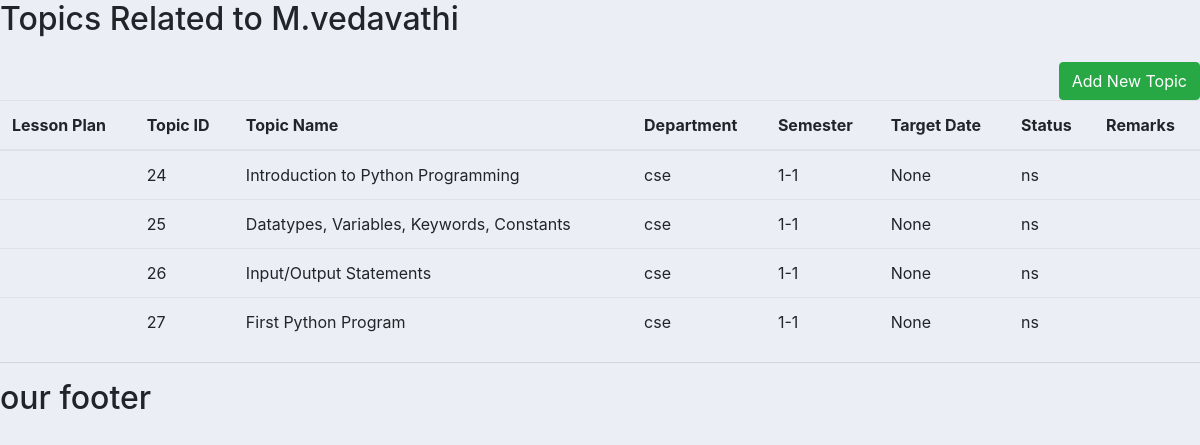
The page /report/topic-faculty-view/veda12m@gmail.com/ on the database its author committed.
### report/models.py (models this page shows, shortened)
class UserModel(models.Model):
    uname=models.CharField(default='xyz',max_length=100)
    email = models.EmailField(primary_key=True)
    password = models.CharField(max_length=25)
    user_type = models.CharField(max_length=20, choices=[
        ('admin', 'Admin'), ('faculty', 'Faculty')
    ])
    contact = models.CharField(max_length=20)
    dept = models.CharField(max_length=20, choices=[
        ('civil', 'Civil'), ('mech', 'Mechanical'), ('eee', 'EEE'),
        ('ece', 'ECE'), ('cse', 'CSE'), ('ai_ds', 'AI&DS'),
        ('ds', 'DS'), ('crt', 'CRT'), ('hns', 'H&S')
    ])

class LessonPlan(models.Model):
    id = models.AutoField(primary_key=True)
    name = models.CharField(max_length=255)
    faculty = models.ForeignKey(UserModel, related_name='courses',on_delete=models.DO_NOTHING,null=True,blank=True)
    dept = models.CharField(max_length=20, choices=[
        ('civil', 'Civil'), ('mech', 'Mechanical'), ('eee', 'EEE'),
        ('ece', 'ECE'), ('cse', 'CSE'), ('ai_ds', 'AI&DS'),
        ('ds', 'DS'), ('crt', 'CRT'), ('hns', 'H&S')
    ])
    sem = models.CharField(max_length=20, choices=[
        ('1-1', 'I-I'), ('1-2', 'I-II'), ('2-1', 'II-I'),
        ('2-2', 'II-II'), ('3-1', 'III-I'), ('3-2', 'III-II'),
        ('4-1', 'IV-I'), ('4-2', 'IV-II')
    ])
    topic_ids = models.ManyToManyField(Topic, related_name='courses')

class Topic(models.Model):
    topic_id = models.AutoField(primary_key=True)
    topic_name = models.CharField(max_length=100)
    faculty = models.ForeignKey(UserModel,on_delete=models.DO_NOTHING,null=True,blank=True)
    dept = models.CharField(max_length=20, choices=[
        ('civil', 'Civil'), ('mech', 'Mechanical'), ('eee', 'EEE'),
        ('ece', 'ECE'), ('cse', 'CSE'), ('ai_ds', 'AI&DS'),
        ('ds', 'DS'), ('crt', 'CRT'), ('hns', 'H&S')
    ])
    sem = models.CharField(max_length=20, choices=[
        ('1-1', 'I-I'), ('1-2', 'I-II'), ('2-1', 'II-I'),
        ('2-2', 'II-II'), ('3-1', 'III-I'), ('3-2', 'III-II'),
        ('4-1', 'IV-I'), ('4-2', 'IV-II')
    ])
    target_date = models.DateField(null=True, blank=True)
    status = models.CharField(max_length=10, choices=[('co', 'CO'), ('ns', 'NS')], default='ns')
    remarks = models.TextField(null=True, blank=True)

### report/views.py (the view)
# urls.py: path('topic-faculty-view/<str:user_email>/', views.topic_faculty_view, name='topic_faculty_view'),
def topic_faculty_view(request, user_email):
    faculty = get_object_or_404(UserModel, email=user_email)
    lesson_plans = LessonPlan.objects.filter(faculty=faculty)
    topic_data = []
    for lesson_plan in lesson_plans:
        topics_for_lesson_plan = lesson_plan.topic_ids.all()
        for topic in topics_for_lesson_plan:
            topic_data.append({
                'lesson_plan': lesson_plan,
                'topic_id': topic.topic_id,
                'topic_name': topic.topic_name,
                'dept': topic.dept,
                'sem': topic.sem,
                'target_date': topic.target_date,
                'status': topic.status,
                'remarks': topic.remarks,
            })
    context = {
        'faculty': faculty,
        'topic_data': topic_data,
    }
    return render(request, 'report/topic_faculty_view.html', context)

### report/templates/report/topic_faculty_view.html (shortened to what this page needs)
{% extends 'report/main.html' %}
{% block content %}
<body>
    <h2>Topics Related to {{ faculty.uname }}</h2>
    <div class="row">
        <div class="col-12 text-right">
            <button class="add-btn btn btn-success mt-3">Add New Topic</button>
        </div>
    </div>
    <table class="table">
        <thead>
            <tr>
                <th>Lesson Plan</th>
                <th>Topic ID</th>
                <th>Topic Name</th>
                <th>Department</th>
                <th>Semester</th>
                <th>Target Date</th>
                <th>Status</th>
                <th>Remarks</th>
            </tr>
        </thead>
        <tbody>
            {% for data in topic_data %}
                <tr>
                    <td>{{ data.lesson_plan.name }}</td>
                    <td>{{ data.topic_id }}</td>
                    <td>{{ data.topic_name }}</td>
                    <td>{{ data.dept }}</td>
                    <td>{{ data.sem }}</td>
                    <td>{{ data.target_date }}</td>
                    <td>{{ data.status }}</td>
                    <td>{{ data.remarks }}</td>
                </tr>
            {% endfor %}
        </tbody>
    </table>
{% endblock %}

### report/static/css/main.css (style rules this page uses)
body { background-color: #ebeff5; }

### rows shown on the page
UserModel: uname "M.vedavathi"
LessonPlan: topic_id "24", topic_name "Introduction to Python Programming", dept "cse", sem "1-1", target_date "None", status "ns", topic_id "25", topic_name "Datatypes, Variables, Keywords, Constants", topic_id "26", topic_name "Input/Output Statements", topic_id "27", topic_name "First Python Program"
